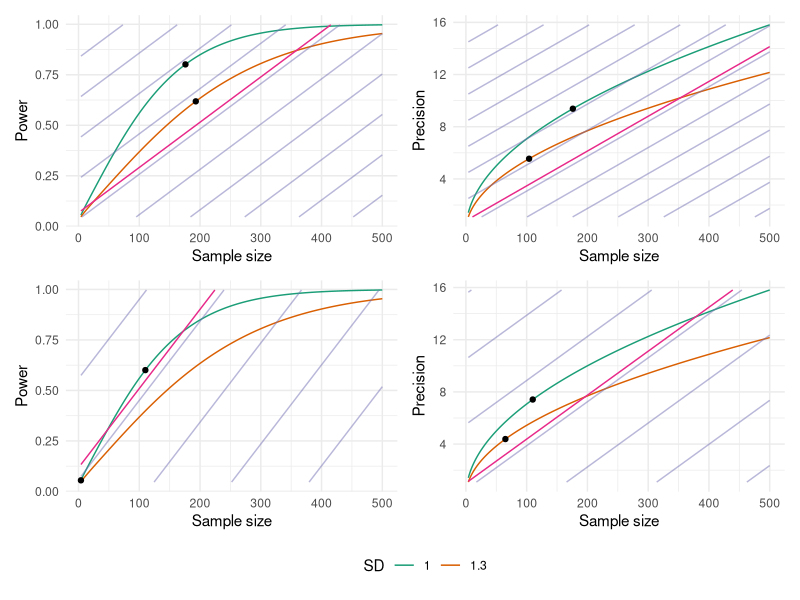
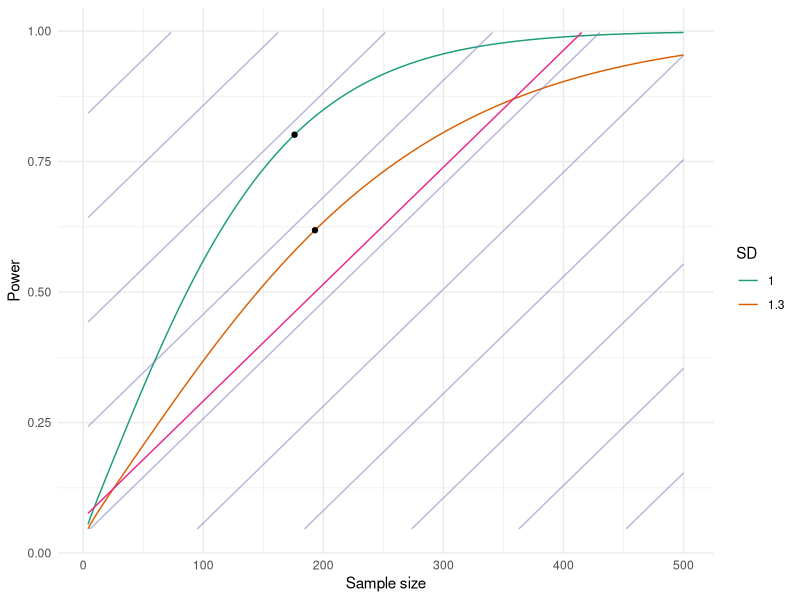
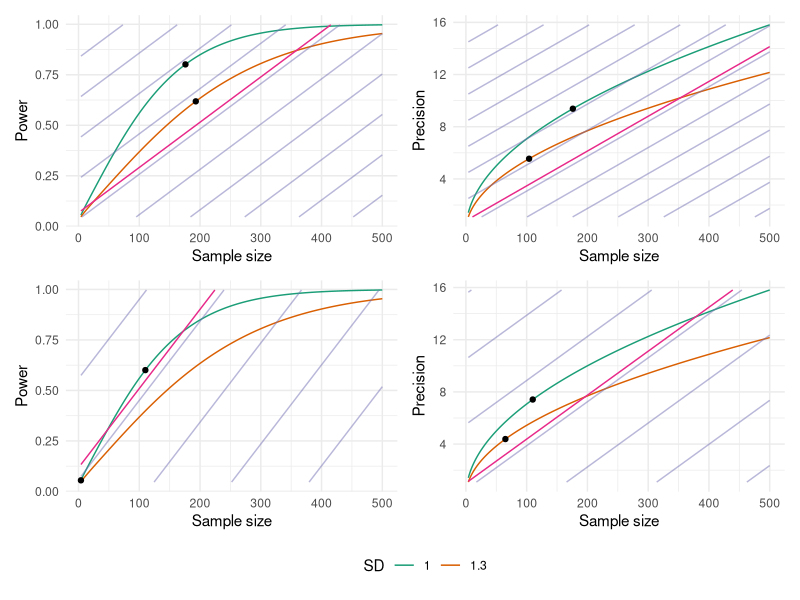
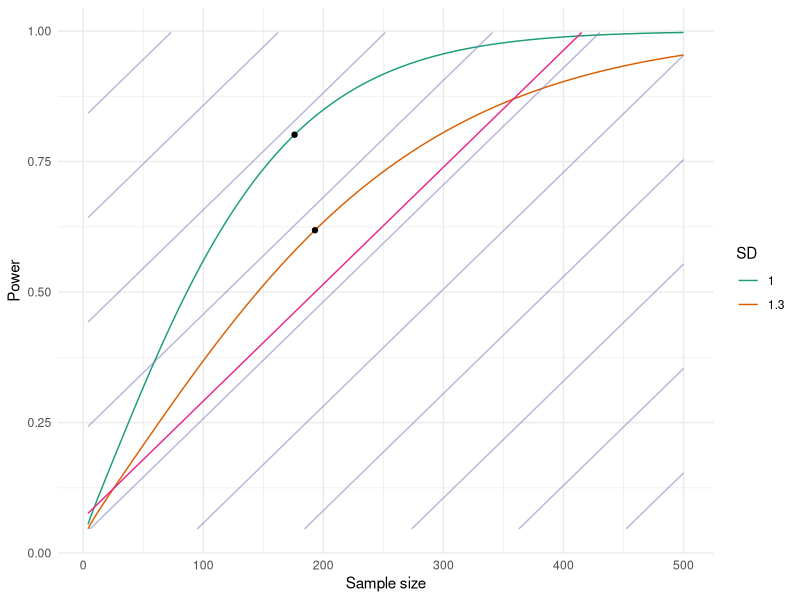

These charts were generated, in order, by the following R code: (Note: this script raises an error after producing the figures.)
## ---- chunk 1
knitr::opts_chunk$set(echo = TRUE)
require(ggplot2)
require(viridis)
require(patchwork)
require(RColorBrewer)
cols <- brewer.pal(8, "Dark2") 
## ---- chunk 2
v1 <- function(n, sig, lambda1, c1) {
  # Power based value function
  1-pt(qt(0.975, 2*(n-1)), 2*(n-1), 0.3/sqrt(2*sig^2/n)) - lambda1*n - c1
}

v2 <- function(n, sig, lambda2, c2) {
  # Precision based value function
  sqrt(n/(2*sig^2)) - lambda2*n - c2
}
## ---- chunk 3
# Define some example trade-offs
lambda1 <- c(0.00224, 0.00392); lambda2 <- c(0.02668, 0.0337)

# Take a common fixed cost in units of sample size
n_cost <- 15
c1 <- lambda1*n_cost; c2 <- lambda2*n_cost
## ---- chunk 4
plots <- vector("list", 4)
for(i in 1:4){
  lambda <- c(lambda1, lambda2)[i]
  C <- c(c1, c2)[i]
  
  df <- data.frame(n=seq(4,500,1))
  df <- rbind(df, df)
  df$sig <- c(rep(1, nrow(df)/2), rep(1.3*1, nrow(df)/2))
  if(i < 3){
    df$v <- v1(n = df$n, sig = df$sig, lambda1 = lambda, c1 = C)
  } else {
    df$v <- v2(n = df$n, sig = df$sig, lambda2 = lambda, c2 = C)
  }
  df$p <- df$v + lambda*df$n + C
  
  opt1 <- df[which.max(df$v*(df$sig == 1)),]
  opt2 <- df[which.max(df$v*(df$sig == 1.3)),]
  
  gr <- expand.grid(n = seq(4, 500, l = 10),
                    p = seq(min(df$p), max(df$p), l = 10))
  gr$v <- gr$p - lambda*gr$n - C
  
  plots[[i]] <- ggplot(df, aes(n, p)) + geom_line(aes(colour=as.factor(sig))) +
    #geom_hline(yintercept = 0.8, linetype=2) +
    geom_contour(data = gr, aes(z = v), alpha = 0.5, colour = cols[3]) +
    geom_contour(data = gr, aes(z = v), breaks = c(C), colour = cols[4]) +
    geom_point(data = df[as.numeric(row.names(rbind(opt1, opt2))), ]) +
    xlab("Sample size") +
    scale_colour_manual(values=cols[1:2], labels=round(c(1, 1.3), 2)) +
    labs(colour = "SD") +
    theme_minimal()
  
  if(i < 3){
    plots[[i]] <- plots[[i]] + ylab("Power")
  } else {
    plots[[i]] <- plots[[i]] + ylab("Precision")
  }
}


p1 <- (plots[[1]] + plots[[3]]) /(plots[[2]] + plots[[4]]) + plot_layout(guides = "collect") & theme(legend.position = 'bottom')
p1

ggsave("./figures/example_1_app.pdf", width = 18, height = 14, units="cm")

plots[[1]]

ggsave("./figures/example_1.pdf", width = 14, height = 9, units="cm")
## ---- chunk 5
mm_reg_n <- function(sig, lambda, c, i) {
  n <- seq(4,900,1)
  if(i < 3){
    v <- v1(n = n, sig = sig, lambda1 = lambda, c1 = c)
  } else {
    v <- v2(n = n, sig = sig, lambda2 = lambda, c2 = c)
  }
  if(max(v) > 0) {
    n[which.max(v)]
  } else {
    0
  }
}

off_n <- function(sig) {
  n <- seq(4,800,1)
  p <- 1-pt(qt(0.975, 2*(n-1)), 2*(n-1), 0.3/sqrt(2*sig^2/n))
  n[p>0.8][1]
}


plots <- vector("list", 4)
for(i in 1:4){
  lambda <- c(lambda1, lambda2)[i]
  c <- c(c1, c2)[i]
  
  df <- data.frame(sig = seq(0.5, 2, 0.01))
  
  df$n_opt <- sapply(df$sig, mm_reg_n, lambda=lambda, c=c, i=i)
  df$n_off <- sapply(df$sig, off_n)
  
  df <- melt(df, id.vars = "sig")
  names(df)[2:3] <- c("m", "n")

  plots[[i]] <- ggplot(df, aes(sig, n, colour = m)) + geom_line() +
    scale_colour_manual(values=cols[1:2], name = "Method", labels = c("Value-based", "Standard")) +
    xlab("SD") +
    theme_minimal()
}


p2 <- (plots[[1]] + plots[[3]]) /(plots[[2]] + plots[[4]]) + plot_layout(guides = "collect") & theme(legend.position = 'bottom')
p2

ggsave("./figures/example_2_app.pdf", width = 18, height = 14, units="cm")

plots[[1]]

ggsave("./figures/example_2.pdf", width = 14, height = 9, units="cm")
## ---- chunk 6
#ggsave("./figures/ocs.pdf", height=9, width=11, units="cm")
#ggsave("./figures/corr.eps", height=9, width=14, units="cm", device = cairo_ps())
#ggsave("./figures/eval_np30.eps", height=16, width=18, units="cm", device = cairo_ps())
